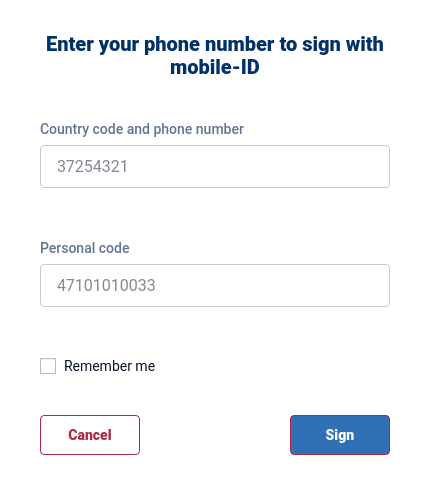
<?xml version="1.0" encoding="UTF-8"?>
<ui version="4.0">
 <class>MobileDialog</class>
 <widget class="QDialog" name="MobileDialog">
  <property name="windowModality">
   <enum>Qt::WindowModal</enum>
  </property>
  <property name="geometry">
   <rect>
    <x>0</x>
    <y>0</y>
    <width>430</width>
    <height>477</height>
   </rect>
  </property>
  <property name="windowTitle">
   <string>Mobile-ID</string>
  </property>
  <property name="styleSheet">
   <string notr="true">QWidget {
font-family: Roboto, Helvetica;
font-size: 14px;
}
#MobileDialog {
background-color: #FFFFFF;
border-radius: 4px;
}
#label {
color: #003168;
font-size: 20px;
font-weight: 700;
}
#labelCode, #labelPhone {
color: #607496;
font-weight: 500;
}
#errorCode, #errorPhone {
color: #AD2A45;
}
QLineEdit, QComboBox {
padding: 10px 14px;
border: 1px solid #C4CBD8;
border-radius: 4px;
color: #07142A;
placeholder-text-color: #607496;
font-size: 16px;
}
QComboBox QWidget#popup {
background-color: transparent;
}
QComboBox QWidget#content {
border: 1px solid #C4CBD8;
border-radius: 4px;
background-color: #FFFFFF;
}
QComboBox QPushButton {
margin: 3px;
padding: 0px 12px 0px 4px;
border: 0px;
color: #07142A;
text-align: left;
font-weight: normal;
font-size: 16px;
qproperty-iconSize: 14px 9px;
qproperty-layoutDirection: RightToLeft;
}
QComboBox QPushButton#selected {
qproperty-icon: url(:/images/arrow_up.svg);
}
QComboBox QPushButton:hover#selected {
qproperty-icon: url(:/images/arrow_up_white.svg);
}
QComboBox::drop-down {
background-color: #FFFFFF;
width: 25px;
}
QComboBox::down-arrow {
image: url(:/images/arrow_down.svg);
}
QComboBox::down-arrow:on {
top: 1px;
left: 1px;
}
QCheckBox {
spacing: 8px;
color: #07142A;
border: none; /*Workaround for right padding*/
}
QCheckBox:disabled {
color: #C4CBD8;
}
QCheckBox::indicator {
width: 16px;
height: 16px;
}
QCheckBox::indicator:unchecked {
image: url(:/images/icon_checkbox.svg);
}
QCheckBox::indicator:unchecked:hover {
image: url(:/images/icon_checkbox_active.svg);
}
QCheckBox::indicator:unchecked:disabled {
image: url(:/images/icon_checkbox_disabled.svg);
}
QCheckBox::indicator:checked {
image: url(:/images/icon_checkbox_check.svg);
}
QCheckBox::indicator:checked:hover {
image: url(:/images/icon_checkbox_check_active.svg);
}
QCheckBox::indicator:checked:disabled {
image: url(:/images/icon_checkbox_check_disabled.svg);
}
QPushButton {
padding: 0px 12px;
border-radius: 4px; 
border: 1px solid #AD2A45;
color: #AD2A45;
font-weight: 700;
}
QPushButton:hover {
background-color: #F5EBED;
}
QPushButton:pressed {
background-color: #E1C1C6;
}
QPushButton:default {
color: #ffffff;
background-color: #2F70B6;
}
QPushButton:default:hover {
background-color: #2B66A6;
}
QPushButton:default:pressed {
background-color: #215081;
}
QPushButton:default:disabled {
background-color: #2F70B6;
}</string>
  </property>
  <layout class="QVBoxLayout" name="MobileDialogLayout">
   <property name="spacing">
    <number>40</number>
   </property>
   <property name="sizeConstraint">
    <enum>QLayout::SetFixedSize</enum>
   </property>
   <property name="leftMargin">
    <number>40</number>
   </property>
   <property name="topMargin">
    <number>32</number>
   </property>
   <property name="rightMargin">
    <number>40</number>
   </property>
   <property name="bottomMargin">
    <number>32</number>
   </property>
   <item>
    <widget class="QLabel" name="label">
     <property name="minimumSize">
      <size>
       <width>350</width>
       <height>0</height>
      </size>
     </property>
     <property name="focusPolicy">
      <enum>Qt::TabFocus</enum>
     </property>
     <property name="text">
      <string>Enter your phone number to sign with mobile-ID</string>
     </property>
     <property name="alignment">
      <set>Qt::AlignCenter</set>
     </property>
     <property name="wordWrap">
      <bool>true</bool>
     </property>
    </widget>
   </item>
   <item>
    <layout class="QVBoxLayout" name="layoutContent">
     <property name="spacing">
      <number>24</number>
     </property>
     <item>
      <layout class="QVBoxLayout" name="layoutPhone">
       <property name="spacing">
        <number>6</number>
       </property>
       <item>
        <widget class="QLabel" name="labelPhone">
         <property name="minimumSize">
          <size>
           <width>0</width>
           <height>20</height>
          </size>
         </property>
         <property name="text">
          <string>Country code and phone number</string>
         </property>
         <property name="buddy">
          <cstring>phoneNo</cstring>
         </property>
        </widget>
       </item>
       <item>
        <widget class="LineEdit" name="phoneNo">
         <property name="minimumSize">
          <size>
           <width>0</width>
           <height>40</height>
          </size>
         </property>
         <property name="placeholderText">
          <string notr="true">37254321</string>
         </property>
        </widget>
       </item>
       <item>
        <widget class="QLabel" name="errorPhone">
         <property name="minimumSize">
          <size>
           <width>0</width>
           <height>20</height>
          </size>
         </property>
        </widget>
       </item>
      </layout>
     </item>
     <item>
      <layout class="QVBoxLayout" name="layoutCode">
       <property name="spacing">
        <number>6</number>
       </property>
       <item>
        <widget class="QLabel" name="labelCode">
         <property name="minimumSize">
          <size>
           <width>0</width>
           <height>20</height>
          </size>
         </property>
         <property name="text">
          <string>Personal code</string>
         </property>
         <property name="buddy">
          <cstring>idCode</cstring>
         </property>
        </widget>
       </item>
       <item>
        <widget class="LineEdit" name="idCode">
         <property name="minimumSize">
          <size>
           <width>0</width>
           <height>40</height>
          </size>
         </property>
         <property name="placeholderText">
          <string notr="true">47101010033</string>
         </property>
        </widget>
       </item>
       <item>
        <widget class="QLabel" name="errorCode">
         <property name="minimumSize">
          <size>
           <width>0</width>
           <height>20</height>
          </size>
         </property>
        </widget>
       </item>
      </layout>
     </item>
     <item>
      <widget class="QCheckBox" name="cbRemember">
       <property name="minimumSize">
        <size>
         <width>0</width>
         <height>17</height>
        </size>
       </property>
       <property name="text">
        <string>Remember me</string>
       </property>
      </widget>
     </item>
    </layout>
   </item>
   <item>
    <layout class="QHBoxLayout" name="layoutButton">
     <property name="spacing">
      <number>0</number>
     </property>
     <item>
      <widget class="QPushButton" name="cancel">
       <property name="minimumSize">
        <size>
         <width>100</width>
         <height>40</height>
        </size>
       </property>
       <property name="cursor">
        <cursorShape>PointingHandCursor</cursorShape>
       </property>
       <property name="text">
        <string>Cancel</string>
       </property>
       <property name="autoDefault">
        <bool>false</bool>
       </property>
      </widget>
     </item>
     <item>
      <spacer name="horizontalSpacer">
       <property name="orientation">
        <enum>Qt::Horizontal</enum>
       </property>
       <property name="sizeHint" stdset="0">
        <size>
         <width>40</width>
         <height>20</height>
        </size>
       </property>
      </spacer>
     </item>
     <item>
      <widget class="QPushButton" name="sign">
       <property name="minimumSize">
        <size>
         <width>100</width>
         <height>40</height>
        </size>
       </property>
       <property name="cursor">
        <cursorShape>PointingHandCursor</cursorShape>
       </property>
       <property name="text">
        <string>Sign</string>
       </property>
       <property name="default">
        <bool>true</bool>
       </property>
      </widget>
     </item>
    </layout>
   </item>
  </layout>
 </widget>
 <customwidgets>
  <customwidget>
   <class>LineEdit</class>
   <extends>QLineEdit</extends>
   <header>widgets/LineEdit.h</header>
  </customwidget>
 </customwidgets>
 <resources/>
 <connections/>
</ui>
